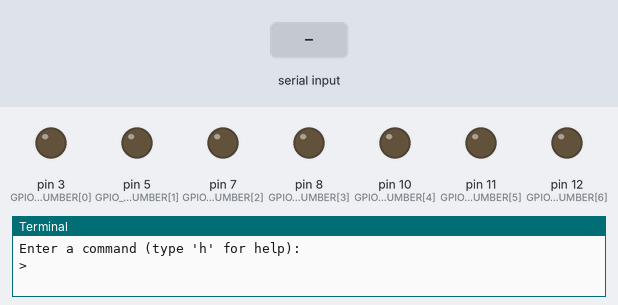
Bench run of a program on a simulated Raspberry Pi (header pin numbers). On the bench: output pins drawn as LEDs (lit = HIGH), the last lines printed to the terminal. Dashed ring = blinking. The inputs (shaded band) are chosen by the test bench.

Above: at 1.2 s.
1.3 s: "cd" typed at the terminal
At 2.2 s:
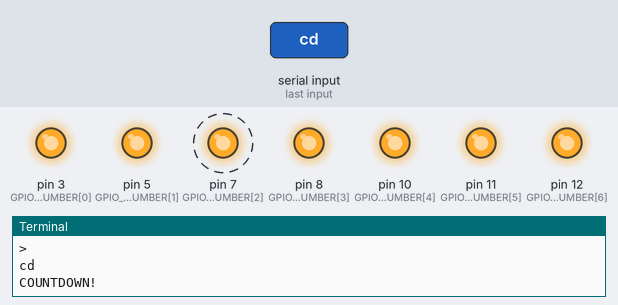
At 3.2 s:
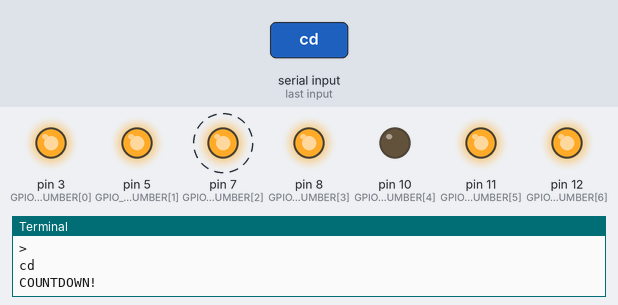
4.3 s: "p" typed at the terminal
At 4.7 s:
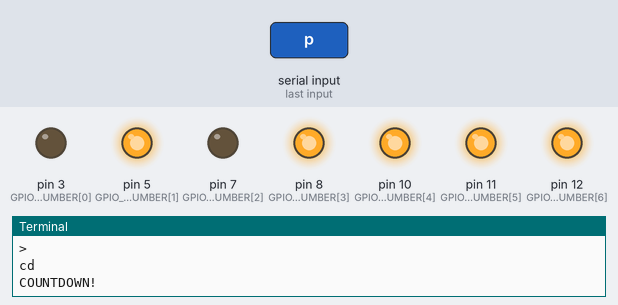
Timing chart, 0 to 13.3 s (numbered marks = the images above; inputs shaded):
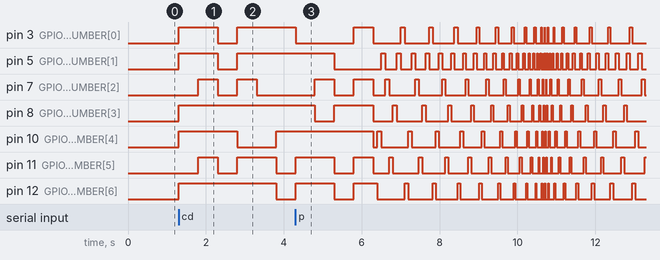

The program:

sevensegmentdisplay.py
```python
#!/usr/bin/python

from time import sleep
import RPi.GPIO as GPIO

##############################
# Declarations and Inits
##############################

# Constants
GPIO_PIN_NUMBER = [3,5,7,8,10,11,12]

# GPIO Inits
GPIO.setmode(GPIO.BOARD)

for x in GPIO_PIN_NUMBER:
    GPIO.setup(x, GPIO.OUT)

userInput = ''

##############################
# Functions
##############################

def is_number(s):
    try:
        float(s)
        return True
    except ValueError:
        return False

def gpio_clear():
    for i in GPIO_PIN_NUMBER:
        GPIO.output(i, False)

def gpio_turn_on(num):
    GPIO.output(num, True);

def gpio_read_letters(letters):
    for x in letters:
        if x == 'a':
            gpio_turn_on(12);
        elif x == 'b':
            gpio_turn_on(10);
        elif x == 'c':
            gpio_turn_on(8);
        elif x == 'd':
            gpio_turn_on(11);
        elif x == 'e':
            gpio_turn_on(7);
        elif x == 'f':
            gpio_turn_on(3);
        elif x == 'g':
            gpio_turn_on(5);

def gpio_show_number(num):
    if num == 0:
        gpio_read_letters("abcdef")
    if num == 1:
        gpio_read_letters("bc")
    if num == 2:
        gpio_read_letters("abged")
    if num == 3:
        gpio_read_letters("abgcd")
    if num == 4:
        gpio_read_letters("fgbc")
    if num == 5:
        gpio_read_letters("afgcd")
    if num == 6:
        gpio_read_letters("afgecd")
    if num == 7:
        gpio_read_letters("abc")
    if num == 8:
        gpio_read_letters("abcdefg")
    if num == 9:
        gpio_read_letters("abcfg")

def user_quit():
    gpio_clear()
    GPIO.cleanup()
    print "Buh-bye"

def user_clear():
    gpio_clear()

def user_help():
    print "h         - Help | What you are currently seeing"
    print "q         - Quit | Quit the application"
    print "<number>  - Displays <number> | Changes what number the LED shows to <number>"
    print "c         - Clear | Clears all LEDs"
    print "cd        - CountDown | Begins a countdown from 9 to 0 with 0.5s delays"
    print "p         - PartyTime! | Popped a Molly I\'m sweat\'n; Wooo!"

def user_party(s):
    gpio_read_letters("a")
    sleep(s)
    user_clear()
    gpio_read_letters("b")
    sleep(s)
    user_clear()
    gpio_read_letters("g")
    sleep(s)
    user_clear()
    gpio_read_letters("e")
    sleep(s)
    user_clear()
    gpio_read_letters("d")
    sleep(s)
    user_clear()
    gpio_read_letters("c")
    sleep(s)
    user_clear()
    gpio_read_letters("g")
    sleep(s)
    user_clear()
    gpio_read_letters("f")
    sleep(s)
    user_clear()

def main():
    print "Enter a command (type \'h\' for help):"
    while 1:
        userInput = raw_input("> ");
        gpio_clear()
        if (userInput == "q"):
            user_quit()
            break
        elif (userInput == "c"):
            user_clear()
        elif (userInput == "h"):
            user_help()
        elif (len(userInput) == 1 and is_number(userInput)):
            number = int(userInput)
            gpio_show_number(number)
        elif (userInput == "cd"):
            print "COUNTDOWN!"
            for x in range(0,10):
                x = 9 - x
                gpio_show_number(x)
                sleep(0.5)
                gpio_clear();
        elif (userInput == "p"):
            sleeptimer = 0.01;
            print "PARTY TIME!"
            for x in range(1, 11):
                x = 11 - x
                user_party(x*sleeptimer)
            for x in range(1, 11):
                user_party(x*sleeptimer)
        else:
            print "Invalid command, type \'h\' for help"

####################
# Main - start here
####################

main()
```

Measured:
- after the input at 1.3 s, pin 3 (GPIO_PIN_NUMBER[0]), pin 5 (GPIO_PIN_NUMBER[1]): LOW → HIGH at once, → LOW 1.0 s later, → HIGH 0.50 s later
